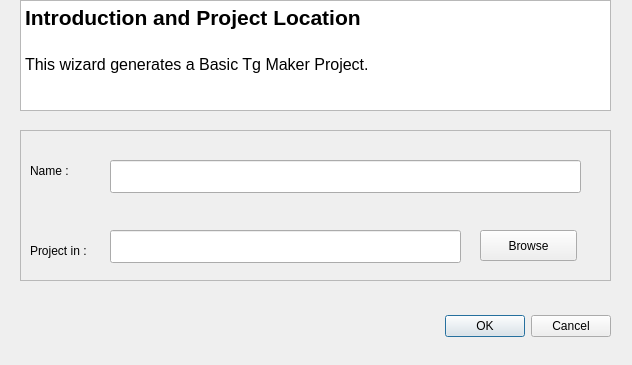
<?xml version="1.0" encoding="UTF-8"?>
<ui version="4.0">
 <class>NewProjectDialog</class>
 <widget class="QDialog" name="NewProjectDialog">
  <property name="geometry">
   <rect>
    <x>0</x>
    <y>0</y>
    <width>632</width>
    <height>365</height>
   </rect>
  </property>
  <property name="windowTitle">
   <string>New Project</string>
  </property>
  <widget class="QDialogButtonBox" name="buttonBox">
   <property name="geometry">
    <rect>
     <x>270</x>
     <y>310</y>
     <width>341</width>
     <height>32</height>
    </rect>
   </property>
   <property name="orientation">
    <enum>Qt::Horizontal</enum>
   </property>
   <property name="standardButtons">
    <set>QDialogButtonBox::Cancel|QDialogButtonBox::Ok</set>
   </property>
  </widget>
  <widget class="QFrame" name="frame">
   <property name="geometry">
    <rect>
     <x>20</x>
     <y>130</y>
     <width>591</width>
     <height>151</height>
    </rect>
   </property>
   <property name="frameShape">
    <enum>QFrame::StyledPanel</enum>
   </property>
   <property name="frameShadow">
    <enum>QFrame::Raised</enum>
   </property>
   <widget class="QPushButton" name="browseButton">
    <property name="geometry">
     <rect>
      <x>460</x>
      <y>100</y>
      <width>97</width>
      <height>31</height>
     </rect>
    </property>
    <property name="text">
     <string>Browse</string>
    </property>
   </widget>
   <widget class="QLineEdit" name="pathEditField">
    <property name="geometry">
     <rect>
      <x>90</x>
      <y>100</y>
      <width>351</width>
      <height>33</height>
     </rect>
    </property>
   </widget>
   <widget class="QLineEdit" name="projectNameEditField">
    <property name="geometry">
     <rect>
      <x>90</x>
      <y>30</y>
      <width>471</width>
      <height>33</height>
     </rect>
    </property>
   </widget>
   <widget class="QLabel" name="ProjectLabelName">
    <property name="geometry">
     <rect>
      <x>10</x>
      <y>30</y>
      <width>65</width>
      <height>21</height>
     </rect>
    </property>
    <property name="text">
     <string>Name :</string>
    </property>
   </widget>
   <widget class="QLabel" name="pathLabelName">
    <property name="geometry">
     <rect>
      <x>10</x>
      <y>110</y>
      <width>71</width>
      <height>21</height>
     </rect>
    </property>
    <property name="text">
     <string>Project in :</string>
    </property>
   </widget>
  </widget>
  <widget class="QTextBrowser" name="textBrowser">
   <property name="geometry">
    <rect>
     <x>20</x>
     <y>0</y>
     <width>591</width>
     <height>111</height>
    </rect>
   </property>
   <property name="html">
    <string>&lt;!DOCTYPE HTML PUBLIC &quot;-//W3C//DTD HTML 4.0//EN&quot; &quot;http://www.w3.org/TR/REC-html40/strict.dtd&quot;&gt;
&lt;html&gt;&lt;head&gt;&lt;meta name=&quot;qrichtext&quot; content=&quot;1&quot; /&gt;&lt;style type=&quot;text/css&quot;&gt;
p, li { white-space: pre-wrap; }
&lt;/style&gt;&lt;/head&gt;&lt;body style=&quot; font-family:'Droid Sans'; font-size:10pt; font-weight:400; font-style:normal;&quot;&gt;
&lt;p style=&quot; margin-top:0px; margin-bottom:0px; margin-left:0px; margin-right:0px; -qt-block-indent:0; text-indent:0px;&quot;&gt;&lt;span style=&quot; font-family:'Cantarell'; font-size:16pt; font-weight:600;&quot;&gt;Introduction and Project Location&lt;/span&gt;&lt;/p&gt;
&lt;p style=&quot;-qt-paragraph-type:empty; margin-top:0px; margin-bottom:0px; margin-left:0px; margin-right:0px; -qt-block-indent:0; text-indent:0px; font-family:'Cantarell'; font-size:16pt; font-weight:600;&quot;&gt;&lt;br /&gt;&lt;/p&gt;
&lt;p style=&quot; margin-top:0px; margin-bottom:0px; margin-left:0px; margin-right:0px; -qt-block-indent:0; text-indent:0px;&quot;&gt;&lt;span style=&quot; font-family:'Cantarell'; font-size:12pt;&quot;&gt;This wizard generates a Basic Tg Maker Project.&lt;/span&gt;&lt;/p&gt;&lt;/body&gt;&lt;/html&gt;</string>
   </property>
  </widget>
 </widget>
 <resources/>
 <connections>
  <connection>
   <sender>buttonBox</sender>
   <signal>accepted()</signal>
   <receiver>NewProjectDialog</receiver>
   <slot>accept()</slot>
   <hints>
    <hint type="sourcelabel">
     <x>248</x>
     <y>254</y>
    </hint>
    <hint type="destinationlabel">
     <x>157</x>
     <y>274</y>
    </hint>
   </hints>
  </connection>
  <connection>
   <sender>buttonBox</sender>
   <signal>rejected()</signal>
   <receiver>NewProjectDialog</receiver>
   <slot>reject()</slot>
   <hints>
    <hint type="sourcelabel">
     <x>316</x>
     <y>260</y>
    </hint>
    <hint type="destinationlabel">
     <x>286</x>
     <y>274</y>
    </hint>
   </hints>
  </connection>
 </connections>
</ui>
